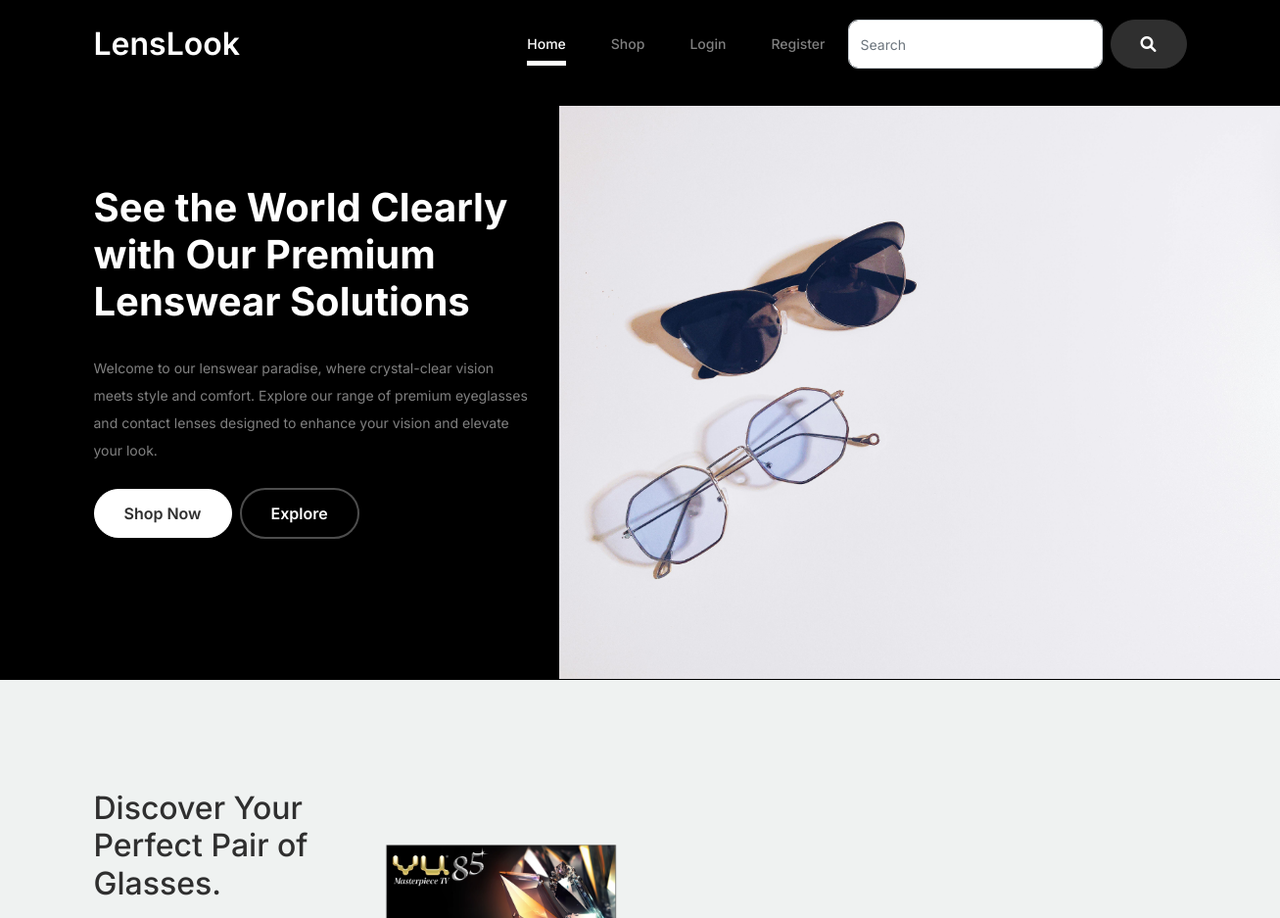
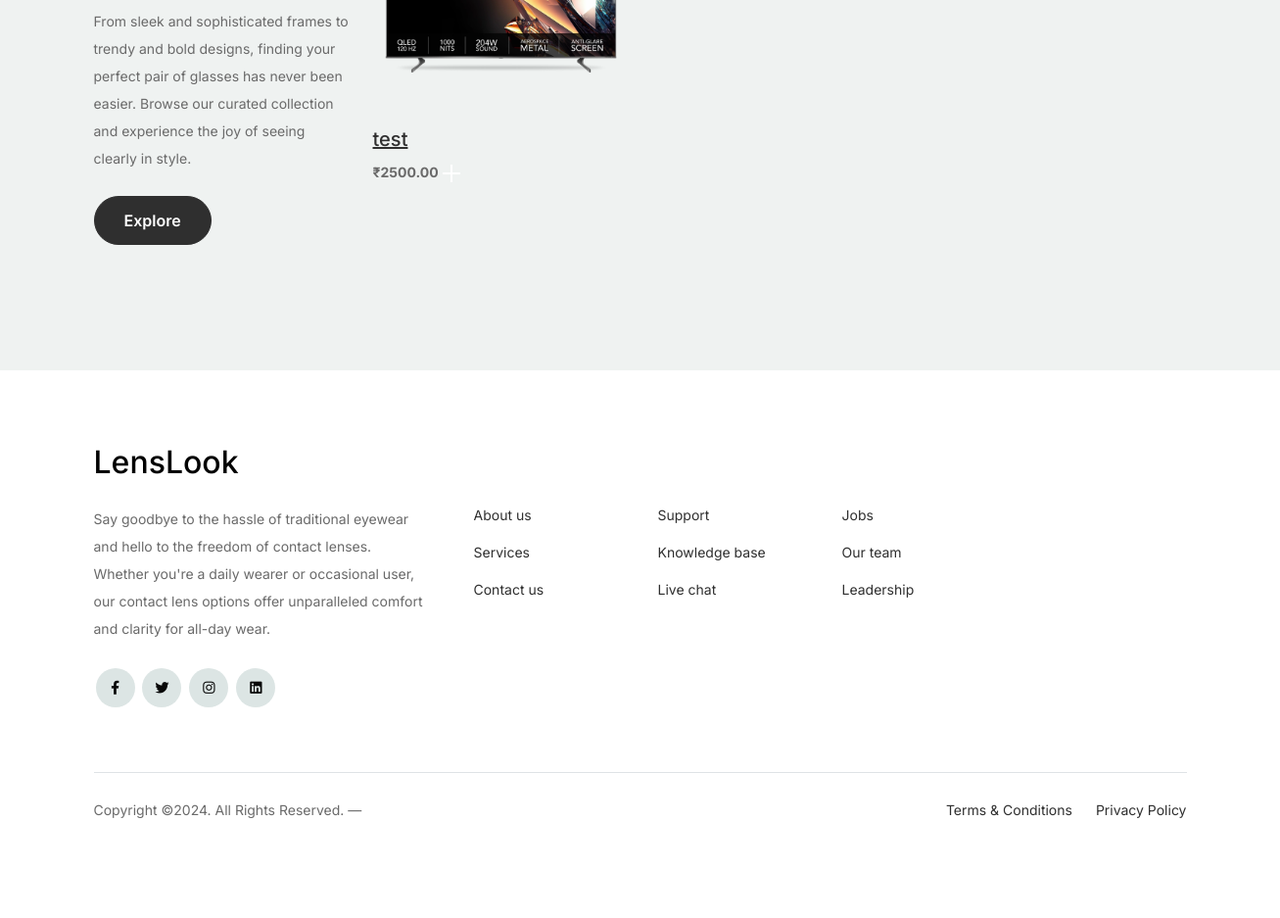
The page / on the database its author committed (2 pictures, top to bottom).
### p_app/models.py (models this page shows, shortened)
class Lense(models.Model):
    p_id = models.AutoField(primary_key=True)
    p_name = models.CharField(max_length=50)
    p_desc = models.TextField()
    p_quantity = models.PositiveIntegerField()
    p_price = models.DecimalField(max_digits=10, decimal_places=2)
    p_image = models.ImageField(upload_to='uploads')
    seller=models.ForeignKey(Seller,on_delete=models.CASCADE,null=True)
    cat=models.ForeignKey(Category,on_delete=models.CASCADE,null=True)
    class Meta:
        db_table = 'p_app'

### p_app/views.py (the view)
# urls.py: path('',home_page,name='homepage'),
def home_page(request):
    p = Lense.objects.all()[:3]
    context = {'P':p}
    return render(request,'home.html',context)

### templates/home.html (shortened to what this page needs)
{% load static %}
<!doctype html>
<html lang="en">
<head>
		<link href="{% static 'css/bootstrap.min.css' %}" rel="stylesheet">
		<link href="https://cdnjs.cloudflare.com/ajax/libs/font-awesome/6.0.0-beta3/css/all.min.css" rel="stylesheet">
		<link href="{% static 'css/tiny-slider.css'%}" rel="stylesheet">
		<link href="{% static 'css/style.css' %}" rel="stylesheet">
	</head>
	<body>
		<nav class="custom-navbar navbar navbar navbar-expand-md navbar-dark bg-dark" arial-label="Furni navigation bar">
			<div class="container">
				<a class="navbar-brand" href="#">LensLook</a>
				<div class="collapse navbar-collapse" id="navbarsFurni">
					<ul class="custom-navbar-nav navbar-nav ms-auto mb-2 mb-md-0">
						<li class="nav-item active">
							<a class="nav-link" href="/">Home</a>
						</li>
						<li><a class="nav-link" href="{% url 'allProducts' %}">Shop</a></li>
						{% if request.session.user_id %}
						<li><a class="nav-link" href="{% url 'logout' %}">Logout</a></li>
						<li>
							<a class="nav-link" href="{% url 'my-cart' %}">
								<i class="fas fa-shopping-cart"></i> My Cart
							</a>
						</li>
						<li>
							<a class="nav-link" href="{% url 'my-orders' %}">
								<i class="fas fa-shopping-bag"></i> My Orders
							</a>
						</li>
					{% else %}
						<li><a class="nav-link" href="{% url 'login' %}">Login</a></li>
						<li><a class="nav-link" href="{% url 'register' %}">Register</a></li>
					{% endif %}
					</ul>
					<form class="d-flex" role="search" action="{% url 'search' %}" method="get">
						<input class="form-control me-2" type="search" placeholder="Search" name="q" aria-label="Search">
						<button class="btn btn-outline-success" type="submit"><i class="fa-sharp fa-solid fa-magnifying-glass"></i></button>
					</form>
				</div>
			</div>
		</nav>
			<div class="hero">
				<div class="container">
					<div class="row justify-content-between">
						<div class="col-lg-5">
							<div class="intro-excerpt">
								<h1>  See the World Clearly with<span clsas="d-block"> Our Premium Lenswear Solutions</span></h1>
								<p class="mb-4">Welcome to our lenswear paradise, where crystal-clear vision meets style and comfort. Explore our range of premium eyeglasses and contact lenses designed to enhance your vision and elevate your look.</p>
								<p><a href="#explore" class="btn btn-secondary me-2">Shop Now</a><a href="{% url 'allProducts' %}" class="btn btn-white-outline">Explore</a></p>
							</div>
						</div>
						<div class="col-lg-7">
							<div class="hero-img-wrap">
								<img src="{% static 'images/perfume.jpg' %}" class="img-fluid">
							</div>
						</div>
					</div>
				</div>
			</div>
		<div class="product-section" id="explore">
			<div class="container">
				<div class="row">
					<div class="col-md-12 col-lg-3 mb-5 mb-lg-0">
						<h2 class="mb-4 section-title"> Discover Your Perfect Pair of Glasses.</h2>
						<p class="mb-4"> From sleek and sophisticated frames to trendy and bold designs, finding your perfect pair of glasses has never been easier. Browse our curated collection and experience the joy of seeing clearly in style.</p>
						<p><a href="{% url 'allProducts' %}" class="btn">Explore</a></p>
					</div>
					{%  for product in P %}
					<div class="col-12 col-md-4 col-lg-3 mb-5 mb-md-0">
						<a href="/view-product/{{product.p_id}}"><img src="{{product.p_image.url}}" class="img-fluid product-thumbnail">
						<h5 class="product-title">{{product.p_name}}</h5></a>
							<strong class="product-price">₹{{product.p_price}}</strong>
							<span class="icon-cross">
								<img src="{% static 'images/cross.svg' %}" class="img-fluid">
							</span>
					</div>
					{%  endfor %}
				</div>
			</div>
		</div>
		<footer class="footer-section">
			<div class="container relative">
				<div class="row g-5 mb-5">
					<div class="col-lg-4">
						<div class="mb-4 footer-logo-wrap"><a href="#" class="footer-logo">LensLook</a></div>
						<p class="mb-4">Say goodbye to the hassle of traditional eyewear and hello to the freedom of contact lenses. Whether you're a daily wearer or occasional user, our contact lens options offer unparalleled comfort and clarity for all-day wear.</p>
						<ul class="list-unstyled custom-social">
							<li><a href="#"><span class="fa fa-brands fa-facebook-f"></span></a></li>
							<li><a href="#"><span class="fa fa-brands fa-twitter"></span></a></li>
							<li><a href="#"><span class="fa fa-brands fa-instagram"></span></a></li>
							<li><a href="#"><span class="fa fa-brands fa-linkedin"></span></a></li>
						</ul>
					</div>
					<div class="col-lg-8">
						<div class="row links-wrap">
							<div class="col-6 col-sm-6 col-md-3">
								<ul class="list-unstyled">
									<li><a href="#">About us</a></li>
									<li><a href="#">Services</a></li>
									<li><a href="#">Contact us</a></li>
								</ul>
							</div>
							<div class="col-6 col-sm-6 col-md-3">
								<ul class="list-unstyled">
									<li><a href="#">Support</a></li>
									<li><a href="#">Knowledge base</a></li>
									<li><a href="#">Live chat</a></li>
								</ul>
							</div>
							<div class="col-6 col-sm-6 col-md-3">
								<ul class="list-unstyled">
									<li><a href="#">Jobs</a></li>
									<li><a href="#">Our team</a></li>
									<li><a href="#">Leadership</a></li>
								</ul>
							</div>
							<div class="col-6 col-sm-6 col-md-3">
							</div>
						</div>
					</div>
				</div>
				<div class="border-top copyright">
					<div class="row pt-4">
						<div class="col-lg-6">
							<p class="mb-2 text-center text-lg-start">Copyright &copy;. All Rights Reserved. &mdash;
            </p>
						</div>
						<div class="col-lg-6 text-center text-lg-end">
							<ul class="list-unstyled d-inline-flex ms-auto">
								<li class="me-4"><a href="#">Terms &amp; Conditions</a></li>
								<li><a href="#">Privacy Policy</a></li>
							</ul>
						</div>
					</div>
				</div>
			</div>
		</footer>
	</body>
</html>

### static/css/style.css (style rules this page uses)
body { overflow-x: hidden; position: relative; }
body { font-family: "Inter", sans-serif; font-weight: 400; line-height: 28px; color: #6a6a6a; font-size: 14px; background-color: #eff2f1; }
a { text-decoration: none; -webkit-transition: .3s all ease; -o-transition: .3s all ease; transition: .3s all ease; color: #2f2f2f; text-decoration: underline; }
.custom-navbar { background: #000000 !important; padding-top: 20px; padding-bottom: 20px; }
.custom-navbar .navbar-brand { font-size: 32px; font-weight: 600; }
@media (min-width: 992px) { .custom-navbar .custom-navbar-nav li { margin-left: 15px; margin-right: 15px; } }
.custom-navbar .custom-navbar-nav li a { font-weight: 500; color: #ffffff !important; opacity: .5; -webkit-transition: .3s all ease; -o-transition: .3s all ease; transition: .3s all ease; position: relative; }
@media (min-width: 768px) { .custom-navbar .custom-navbar-nav li a:before { content: ""; position: absolute; bottom: 0; left: 8px; right: 8px; background: #fffffe; height: 5px; opacity: 1; visibility: visible; width: 0; -webkit-transition: .15s all ease-out; -o-transition: .15s all ease-out; transition: .15s all ease-out; } }
.custom-navbar .custom-navbar-nav li.active a { opacity: 1; }
.custom-navbar .custom-navbar-nav li.active a:before { width: calc(100% - 16px); }
.hero { background: #000000; padding: calc(4rem - 30px) 0 0rem 0; }
@media (min-width: 768px) { .hero { padding: calc(4rem - 30px) 0 4rem 0; } }
@media (min-width: 992px) { .hero { padding: calc(8rem - 30px) 0 8rem 0; } }
.hero .intro-excerpt { position: relative; z-index: 4; }
@media (min-width: 992px) { .hero .intro-excerpt { max-width: 450px; } }
.hero h1 { font-weight: 700; color: #ffffff; margin-bottom: 30px; }
.hero p { color: rgba(255, 255, 255, 0.5); margin-botom: 30px; }
.hero .hero-img-wrap { position: relative; }
.hero .hero-img-wrap img { position: relative; top: 0px; right: 0px; z-index: 2; max-width: 780px; left: -20px; }
@media (min-width: 768px) { .hero .hero-img-wrap img { right: 0px; left: -100px; } }
@media (min-width: 992px) { .hero .hero-img-wrap img { left: 0px; top: -80px; position: absolute; right: -50px; } }
@media (min-width: 1200px) { .hero .hero-img-wrap img { left: 0px; top: -80px; right: -100px; } }
.hero .hero-img-wrap:after { content: ""; position: absolute; width: 255px; height: 217px; background-image: url("../images/dots-light.svg"); background-size: contain; background-repeat: no-repeat; right: -100px; top: -0px; }
@media (min-width: 1200px) { .hero .hero-img-wrap:after { top: -40px; } }
.btn { font-weight: 600; padding: 12px 30px; border-radius: 30px; color: #ffffff; background: #2f2f2f; border-color: #2f2f2f; }
.btn.btn-secondary { color: #2f2f2f; background: #ffffff; border-color: #ffffff; }
.btn.btn-white-outline { background: transparent; border-width: 2px; border-color: rgba(255, 255, 255, 0.3); }
.section-title { color: #2f2f2f; }
.product-section { padding: 7rem 0; }
.footer-section { padding: 80px 0; background: #ffffff; }
.footer-section .relative { position: relative; }
.footer-section a { text-decoration: none; color: #2f2f2f; -webkit-transition: .3s all ease; -o-transition: .3s all ease; transition: .3s all ease; }
.footer-section .links-wrap { margin-top: 0px; }
@media (min-width: 992px) { .footer-section .links-wrap { margin-top: 54px; } }
.footer-section .links-wrap ul li { margin-bottom: 10px; }
.footer-section .footer-logo-wrap .footer-logo { font-size: 32px; font-weight: 500; text-decoration: none; color: #020202; }
.footer-section .custom-social li { margin: 2px; display: inline-block; }
.footer-section .custom-social li a { width: 40px; height: 40px; text-align: center; line-height: 40px; display: inline-block; background: #dce5e4; color: #080808; border-radius: 50%; }
.footer-section .border-top { border-color: #dce5e4; }
.footer-section .border-top.copyright { font-size: 14px !important; }
.form-control { height: 50px; border-radius: 10px; font-family: "Inter", sans-serif; }

### rows shown on the page
Lense: p_image (picture), p_name "test", p_price "2500.00"
